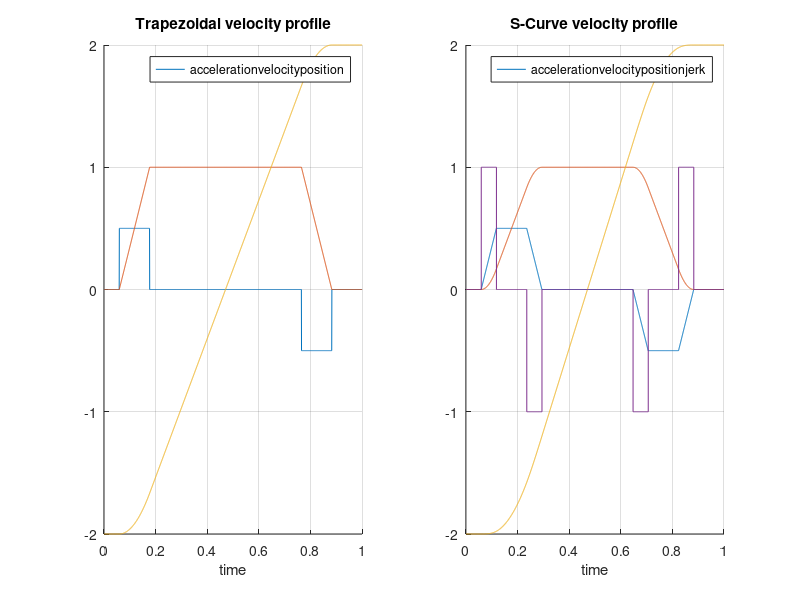

Reproduce this figure in MATLAB.
%% Trapezoidal Velocity Profile
accel2Val = [0, 0.5, 0.5, 0, 0, 0, 0, 0, 0, 0, 0, 0, 0, -0.5, -0.5, 0, 0];

accel2 = [];
for i=1:size(accel2Val,2)
    accel2 = [accel2, accel2Val(i)*ones(1,100)];
end
ti = 0:1/size(accel2,2):1;
ti = ti(2:size(ti,2));

vel2 = 0.005*cumtrapz(accel2);
vel2 = vel2/max(vel2);
pos2 = 0.005*cumtrapz(vel2);
pos2 = 4*pos2/max(pos2) - 2;

close all;
subplot(1,2,1);
hold on, grid on
plot(ti,accel2);
plot(ti,vel2);
plot(ti,pos2);
legend(["acceleration","velocity","position"],'Location','best');
title('Trapezoidal velocity profile');
xlabel('time');


%% S-Curve Velocity Profile
jerkVal = [0, 1, 0, 0, -1, 0, 0, 0, 0, 0, 0, -1, 0, 0, 1, 0, 0];

jerk = [];
for i=1:size(jerkVal,2)
    jerk = [jerk, jerkVal(i)*ones(1,100)];
end

accel1 = 0.005*cumtrapz(jerk);
vel1 = 0.005*cumtrapz(accel1);
vel1 = vel1/max(vel1);
pos1 = 0.005*cumtrapz(vel1);
pos1 = 4*pos1/max(pos1) - 2;

subplot(1,2,2);
hold on, grid on
plot(ti,accel1);
plot(ti,vel1);
plot(ti,pos1);
stairs(ti,jerk);
legend(["acceleration","velocity","position","jerk"],'Location','best');
title('S-Curve velocity profile');
xlabel('time');